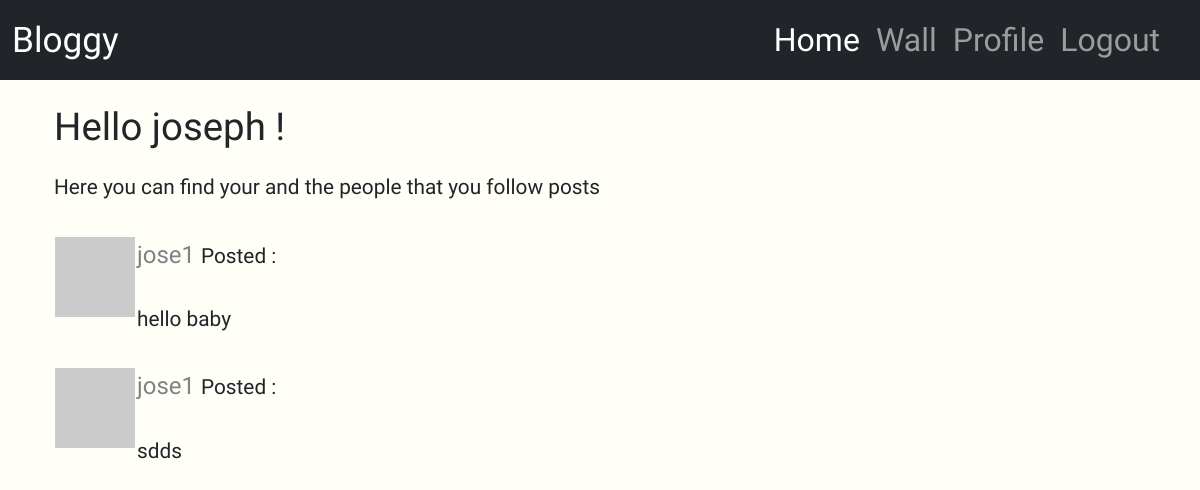
The app's page /wall (signed in), older data.
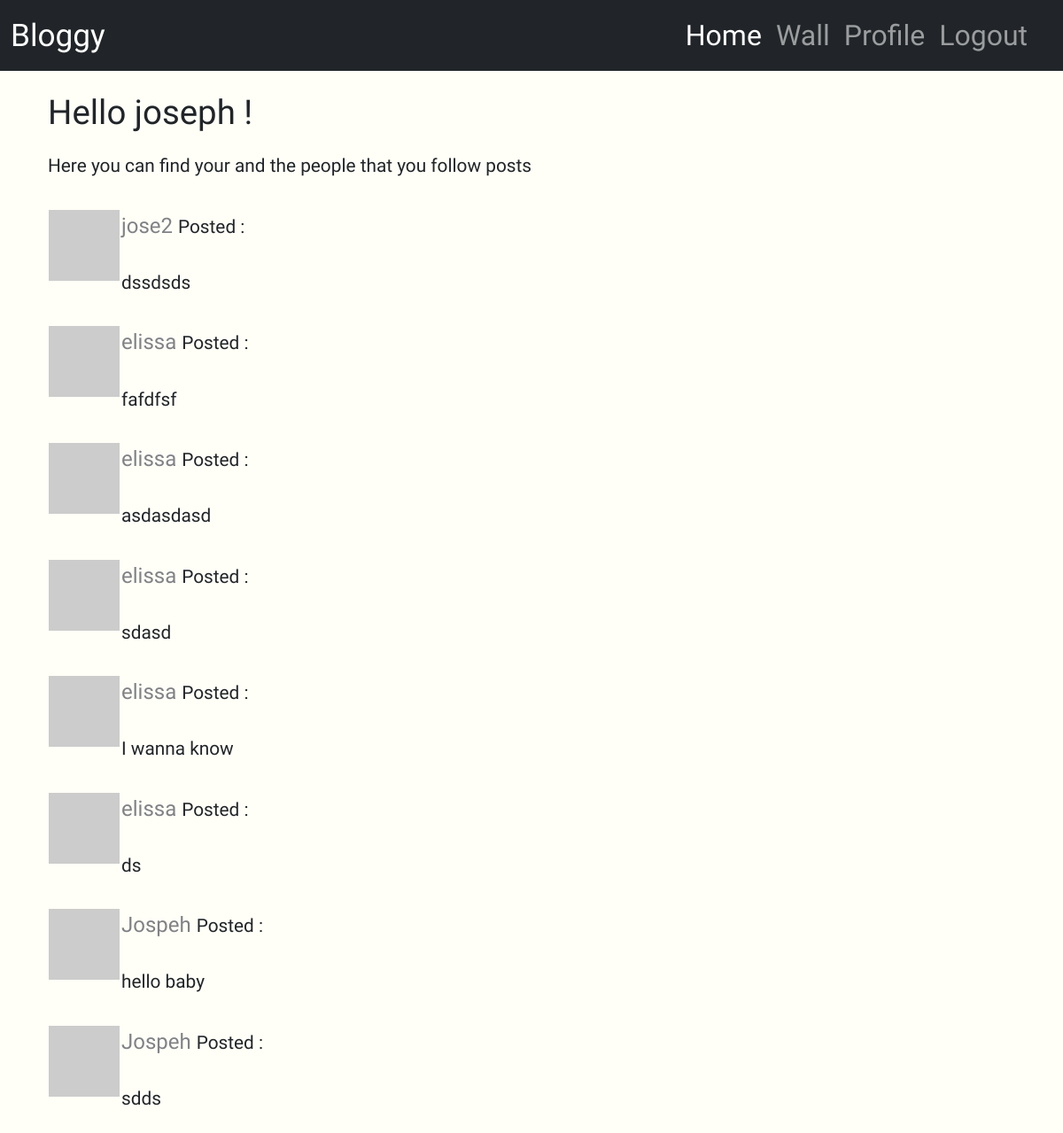
The same page, newer data.
### app/models.py (models this page shows, shortened)
class User(UserMixin, db.Model):
    id = db.Column(db.Integer, primary_key=True)
    username = db.Column(db.String(64), index=True, unique=True)
    email = db.Column(db.String(120), index=True, unique=True)
    password_hash = db.Column(db.String(120))
    posts = db.relationship('Post', backref='author', lazy='dynamic')
    about_me = db.Column(db.String(128))
    last_seen = db.Column(db.DateTime, default=datetime.utcnow)
    followed = db.relationship(
        'User', secondary=followers,
        primaryjoin=(followers.c.follower_id == id),
        secondaryjoin=(followers.c.followed_id == id),
        backref= db.backref('followers', lazy='dynamic'), lazy='dynamic'
    )
    def avatar(self, size):
        digest = md5(self.email.lower().encode('utf-8')).hexdigest()
        return 'https://www.gravatar.com/avatar/{}?d=identicon&s={}'.format(digest, size)

class Post(db.Model):
    id = db.Column(db.Integer, primary_key=True)
    body = db.Column(db.String(255))
    timestamp = db.Column(db.DateTime, index= True, default=datetime.utcnow)
    user_id = db.Column(db.Integer, db.ForeignKey('user.id'))

### app/routes.py (the view)
@app.route('/wall')
@login_required
def wall():
    posts = Post.query.order_by(Post.timestamp.desc()).all()
    return render_template('index.html', title='Wall', posts=posts)

### app/models.py (called while the page is built)
@login.user_loader
def load_user(id):
    return User.query.get(int(id))

### app/routes.py (called while the page is built)
@app.before_request
def before_request():
    if current_user.is_authenticated:
        current_user.last_seen = datetime.utcnow()
        db.session.commit()

### app/templates/index.html (shortened to what this page needs)
{% extends "base.html" %}
{% block extraheader %}
<link rel="stylesheet" href="{{ url_for('static', filename='css/home.css') }}">
{% endblock extraheader %}
{% block content %}
    <div class="container">
        <div class="row col-lg-12">
                <h1>Hello {{ current_user.username }} !</h1>
                <p>Here you can find your and the people that you follow posts</p>
        </div>
        <div class="row mb-5">
            <div class="col-lg-12">
                <div class="row">
                    <div class="container col-lg-12">
                        {% for post in posts %}
                            {% include "_post.html" %}
                        {% endfor %}
                    </div>
                </div>
            {% endblock %}

### app/templates/base.html (shortened to what this page needs)
<!DOCTYPE html>
<html lang="en">
<head>
    <link href="https://cdn.jsdelivr.net/npm/bootstrap@5.2.0/dist/css/bootstrap.min.css" rel="stylesheet">
    <link rel="stylesheet" href="{{ url_for('static', filename='css/style.css') }}">
    {% block extraheader %}
    {% endblock extraheader %}
</head>
<body>
    <nav class="navbar navbar-expand-lg navbar-dark bg-dark">
        <div class="container-fluid">
          <a class="navbar-brand" href="{{ url_for('index') }}">Bloggy</a>
          <div class="collapse navbar-collapse  justify-content-end" id="navbarNav">
            <ul class="navbar-nav ">
              <li class="nav-item">
                <a class="nav-link active" aria-current="page" href="{{ url_for('index') }}">Home</a>
              </li>
              <li class="nav-item">
                <a class="nav-link" href="{{ url_for('wall') }}">Wall</a>
              </li>
              {% if current_user.is_anonymous %}
              <li class="nav-item">
                <a class="nav-link" href="{{ url_for('login') }}">Login</a>
              </li>
              {% else %}
              <li class="nav-item">
                <a class="nav-link" href="{{ url_for('user', username=current_user.username) }}">Profile</a>
              </li>
              <li class="nav-item">
                <a class="nav-link" href="{{ url_for('logout') }}">Logout</a>
              </li>
              {% endif %}
            </ul>
          </div>
        </div>
      </nav>
    <div class="container">
    {% block content %}
    {% endblock %}
    </div>
</body>
</html>

### app/templates/_post.html
{% block extraheader %}
<link rel="stylesheet" href="{{ url_for('static', filename='css/_post.css') }}">
{% endblock extraheader %}
<table>
    <tr valign="top">
        <td><img src="{{ post.author.avatar(24) }}" alt="user-profile-image"></td>
        <td>
            <a href="{{ url_for('user', username=post.author.username) }}">
                {{ post.author.username }}
            </a>
            Posted :<br> <br>{{ post.body }} <br><br></td>
    </tr>
</table>

### app/static/css/style.css (style rules this page uses)
body { overflow-x: hidden; font-family: 'Source Sans Pro', sans-serif; }
body { background-size: cover; background-repeat: no-repeat; background-position: center; height: 1000vh; width: 100%; background-color:#FFFFF7; }
.navbar { font-size: 2rem; margin-bottom: 2%; padding-right: 20px; }
.navbar-brand { font-size: 2.2rem; padding-right: 20px; }

### app/static/css/home.css (style rules this page uses)
.container { font-size: 1.3rem; }
h1 { font-size: 2.4rem; margin-bottom: 2%; }
p { margin-bottom: 3%; }

### app/static/css/_post.css (style rules this page uses)
a { text-decoration: none; font-size: 1.5rem; color: #818286; }

Row changes from the older to the newer data that the page shows:
added Post: author.username "jose2", body "dssdsds"
added Post: author.username "elissa", body "fafdfsf"
added Post: author.username "elissa", body "asdasdasd"
added Post: author.username "elissa", body "sdasd"
added Post: author.username "elissa", body "I wanna know"
added Post: author.username "elissa", body "ds"
changed through a linked row, Post "hello baby": author.username "jose1" → "Jospeh"
changed through a linked row, Post "sdds": author.username "jose1" → "Jospeh"
